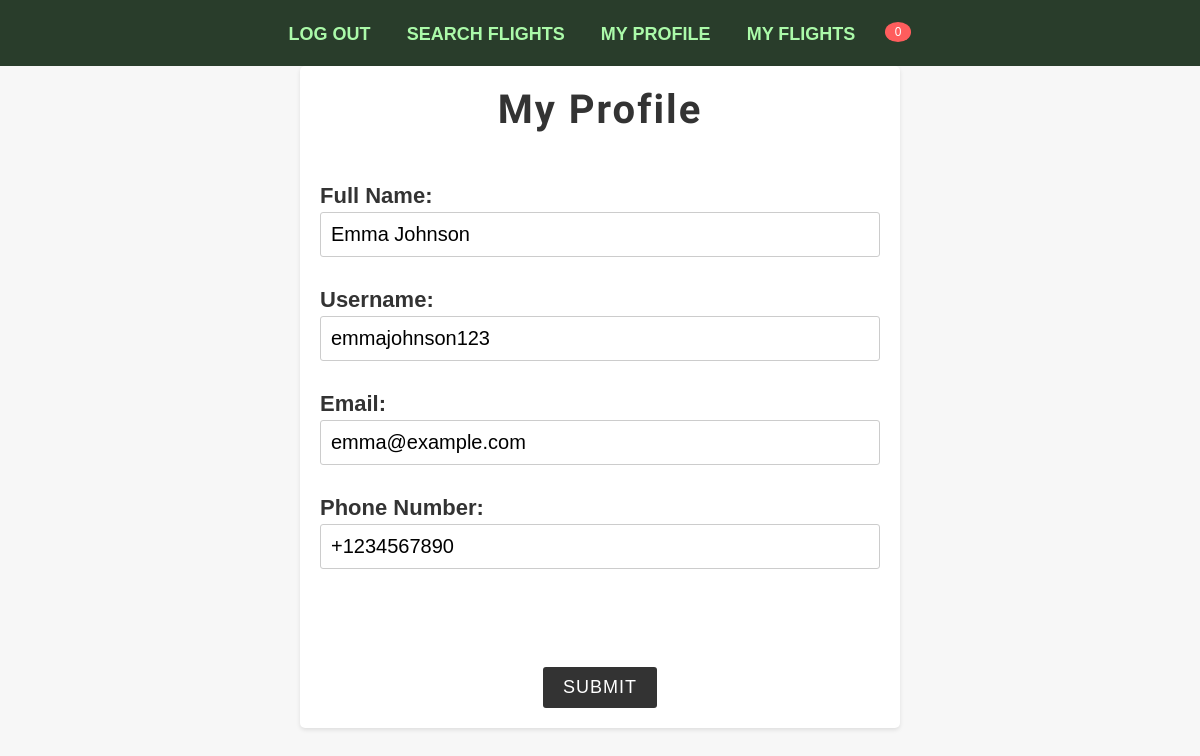
The app's page /HTML/myProfile-editButtonClicked.php (signed in) with its own data.
### tables this page shows
CREATE TABLE Passengers (
    passenger_id INT AUTO_INCREMENT PRIMARY KEY,
    passenger_fullname VARCHAR(100) NOT NULL,
    passenger_username VARCHAR(100) NOT NULL,
    passenger_email VARCHAR(100) NOT NULL,
    passenger_password VARCHAR(100) NOT NULL,
    passenger_phone VARCHAR(20) NOT NULL, 
    passenger_notifications TINYINT(1),
    packages_no INT,
    FOREIGN KEY (packages_no) REFERENCES Packages(packages_no),
    UNIQUE(passenger_username)
);

### HTML/myProfile-editButtonClicked.php (the view, shortened to what this page needs)
<?php
include('navbarClient.php');
require_once('config.php');
if (isset($_SESSION['username'])) {
    $username = $_SESSION['username'];
    $sql = "SELECT * FROM passengers WHERE passenger_username = '$username'";
    $result = mysqli_query($conn, $sql);
    if ($result && mysqli_num_rows($result) > 0) {
        $user = mysqli_fetch_assoc($result);
        $fullName = $user['passenger_fullname'];
        $email = $user['passenger_email'];
        $phoneNumber = $user['passenger_phone'];
        $username = $user['passenger_username'];
    } else {
        echo "User not found";
        exit();
    }
} else {
    exit();
}
?>
<!DOCTYPE html>
<html>
<head>
</head>
<body>
    <div class="container">
        <div class="profile-header">
            <h1>My Profile</h1>
            <br>
        </div>
        <form id="profile-form" action="update_profile.php" method="POST">
            <div class="profile-info">
                <p><strong>Full Name:</strong> <input type="text" name="full_name" value="<?php echo $fullName; ?>"></p>
                <br>
                <p><strong>Username:</strong> <input type="text" name="username" value="<?php echo $username; ?>" ></p>
                <br>
                <p><strong>Email:</strong> <input type="email" name="email" value="<?php echo $email; ?>"></p>
                <br>
                <p><strong>Phone Number:</strong> <input type="text" name="phone_number" value="<?php echo $phoneNumber; ?>"></p>
                <br>
                <br>
                <br>
            </div>
            <div class="profile-actions">
                <button type="submit">Submit</button>
            </div>
        </form>
    </div>
</body>
</html>

### HTML/navbarClient.php (style rules this page uses)
body { margin: 0; }

### HTML/myProfile-editButtonClicked.php (style rules this page uses)
* { box-sizing: border-box; }
body { font-family: 'PT Sans', sans-serif; font-size: 22px; background-color: #f7f7f7; }
.container { max-width: 600px; margin: 0 auto; background-color: #fff; border-radius: 5px; padding: 20px; box-shadow: 0 2px 4px rgba(0, 0, 0, 0.1); }
.profile-header { text-align: center; margin-bottom: 20px; }
.profile-header h1 { font-family: 'Montserrat Alternates', sans-serif; margin: 0; font-size: 40px; color: #333; letter-spacing: 2px; }
.profile-info { margin-bottom: 20px; }
.profile-info p { margin: 0; color: #666; line-height: 1.5; }
.profile-info p strong { color: #333; }
.profile-info input { width: 100%; padding: 10px; border: 1px solid #ccc; border-radius: 3px; transition: border-color 0.3s ease; font-size: 20px; }
.profile-actions { text-align: center; }
.profile-actions button { background-color: #333; color: #fff; border: none; padding: 10px 20px; border-radius: 3px; cursor: pointer; font-size: 18px; transition: background-color 0.3s ease; text-transform: uppercase; letter-spacing: 1px; }

### records on screen
passengers: full_name "Emma Johnson", username "emmajohnson123", email "emma@example.com", phone_number "+1234567890"

### other values on screen
$NUMBER "0"
